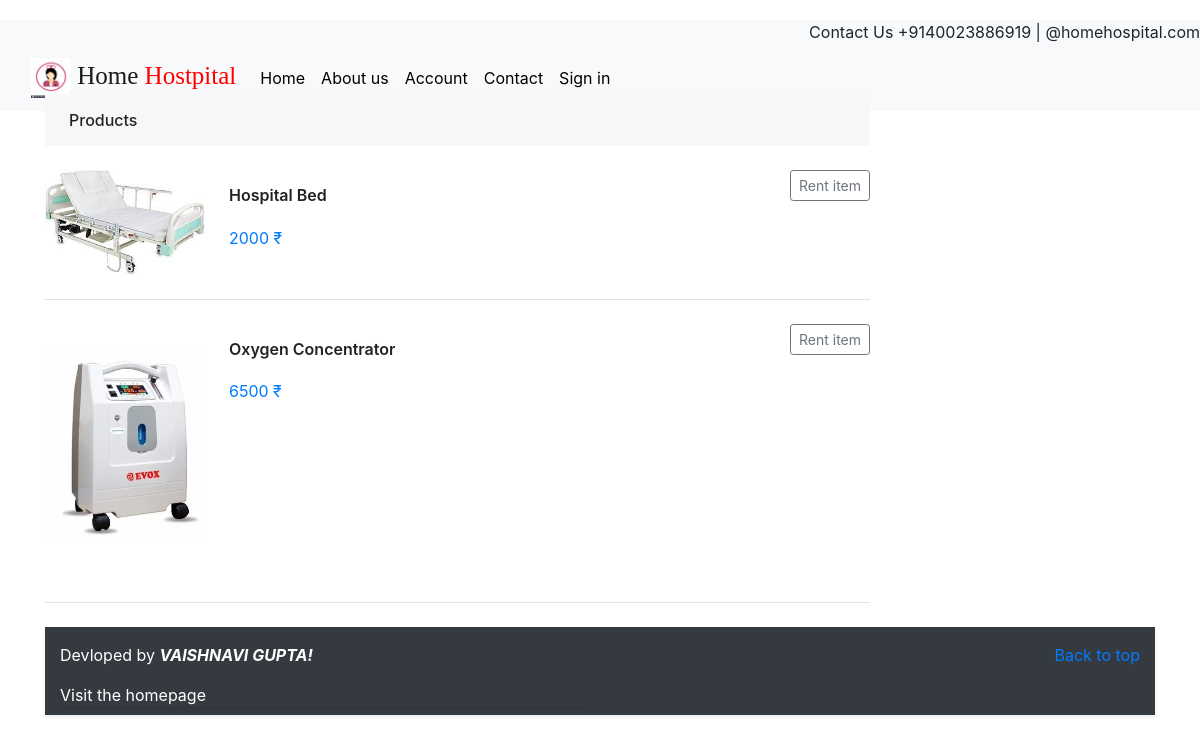
The app's page /rent/ with its own data.
### app/models.py (models this page shows, shortened)
class EquipmentRental(models.Model):
    user = models.ForeignKey(User, on_delete=models.CASCADE,)
    equipment = models.ForeignKey(Equipment,on_delete=models.CASCADE)
    rent_price = models.IntegerField(null=True)
    rent_date = models.DateTimeField(auto_now=True)
    expiry_date = models.DateTimeField(auto_now=True)
    Delivery_Address = models.TextField(max_length=500)
    is_date_expired = models.BooleanField(default=True)
    Fine = models.IntegerField(null=True)

class Equipment(models.Model):
    name = models.CharField(max_length=50)
    catagory = models.CharField(max_length=50, default='Machine_one')
    price = models.IntegerField(null=True)
    rent_price = models.IntegerField(null=True)
    image = models.ImageField(upload_to='equipments')
    image_2 =  models.ImageField(upload_to='equipments')
    Description = models.TextField()
    availability = models.BooleanField()
    date_added = models.DateTimeField(auto_now=True)
    def __str__(self):
        return self.name

### app/views.py (the view)
# urls.py: path('rent/',rent, name='rs'),
def rent(request):
    equipment = EquipmentRental.objects.all()
    ctx = {"eqiupmentrental":equipment}
    return render(request,'rent_services/rent.html',ctx)

### templates/rent_services/rent.html (shortened to what this page needs)
{% extends 'layout/base.html' %}
{% load static %}
{% load crispy_forms_tags %}
{% block content %}
<div class="container pb-5 mt-n2 mt-md-n3">
    <div class="row">
        <div class="col-xl-9 col-md-8">
            <h2 class="h6 d-flex flex-wrap justify-content-between align-items-center px-4 py-3 bg-secondary"><span>Products</span><a class="font-size-sm" href="#"><svg xmlns="http://www.w3.org/2000/svg" width="24" height="24" viewBox="0 0 24 24" fill="none" stroke="currentColor" stroke-width="2" stroke-linecap="round" stroke-linejoin="round" class="feather feather-chevron-left" style="width: 1rem; height: 1rem;"></svg></a></h2>
            {% for item in eqiupmentrental %}
            <div class="d-sm-flex justify-content-between my-4 pb-4 border-bottom">
                <div class="media d-block d-sm-flex text-center text-sm-left">
                    <a class="cart-item-thumb mx-auto mr-sm-4" href="#"><img src="{{item.equipment.image.url}}" alt="Product"></a>
                    <div class="media-body pt-3">
                        <h3 class="product-card-title font-weight-semibold border-0 pb-0"><a href="#">{{item.equipment}}</a></h3>
                        <div class="font-size-lg text-primary pt-2">{{item.rent_price}} ₹</div>
                    </div>
                </div>
                <div class="pt-2 pt-sm-0 pl-sm-3 mx-auto mx-sm-0 text-center text-sm-left" style="max-width: 10rem;">
                   <a href="{% url 'cart_add' item.id %}" class="btn btn-outline-secondary btn-sm btn-block mb-2" type="button">
                      </svg>Rent item</a>
                </div>
            </div>
            {% empty %}
                <h1>No equipments in database</h1>
            {% endfor %}
    </div>
</div>
{% endblock content %}

### templates/rent_services/rent.html (style rules this page uses)
body { margin-top:20px; }
.cart-item-thumb { display: block; width: 10rem }
.cart-item-thumb>img { display: block; width: 100% }
.product-card-title>a { color: #222; }
.font-weight-semibold { font-weight: 600 !important; }
.product-card-title { display: block; margin-bottom: .75rem; padding-bottom: .875rem; border-bottom: 1px dashed #e2e2e2; font-size: 1rem; font-weight: normal; }
.bg-secondary { background-color: #f7f7f7 !important; }

### records on screen
EquipmentRental: equipment.image (picture), equipment "Hospital Bed", rent_price "2000"
EquipmentRental: equipment.image (picture), equipment "Oxygen Concentrator", rent_price "6500"
